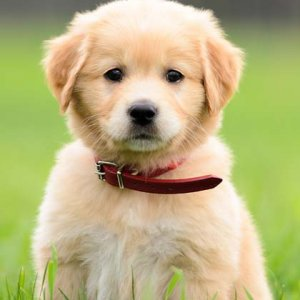
#> input picture hw2/dog1.jpg, 300 x 300 px
$ jupyter execute --allow-errors ex234.ipynb
#> lines starting #> are read from the running program, lines starting #| are printed output that depends on the picture; after the words box and inside, x2 and y2 are one past the last pixel; in counts of white or black regions, pixels touching at a corner belong together
[cell 1]
import io
import ipywidgets as widgets
import matplotlib.pyplot as plt
import PIL.Image
import numpy as np
import urllib
from skimage.transform import resize
from matplotlib.image import imread
import os
from IPython.display import display
from skimage import io as io_url
import cv2
import numpy as np
from PIL import Image

[cell 2]
# Create image widgets
image3_spatial = widgets.Image(format='png', width=500, height=500, description='Spatial')
image3_freq    = widgets.Image(format='png', width=500, height=500, description='Frequency')
sidebyside     = widgets.HBox([image3_spatial, image3_freq])

# Create slider/select widgets
slider_inner   = widgets.FloatSlider(value=0,      min=0, max=1,      step=0.01, description='Inner radius')
slider_outer   = widgets.FloatSlider(value=1.44/2, min=0, max=1.44/2, step=0.01, description='Outer radius')

buf            = io.BytesIO()

#> (the rest of this cell did not finish here and is left out)

[cell 3]
def read_img(img_path, img_size=(512, 512)):
  """
    + Đọc ảnh
    + Chuyển thành grayscale
    + Thay đổi kích thước ảnh thành img_size
  """
#> called with img_path = 'dog1.jpg', img_size = (512, 512)
  img = cv2.imread(img_path, 0)
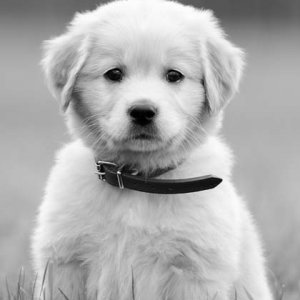
#> img: shape (300, 300); min 0, max 255, mean 175.9
  img = cv2.resize(img, img_size)
#> img: shape (512, 512)
#> call 2 of read_img, with img_path = 'dog2.jpg', img_size = (512, 512)
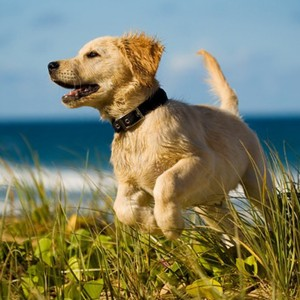
#> input picture hw2/dog2.jpg, 300 x 300 px
#> in read_img (call 2), `img = cv2.imread(img_path, 0)`:
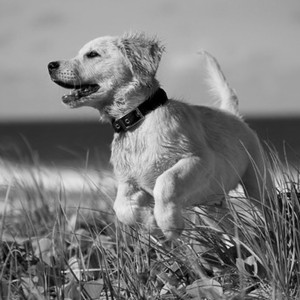
#> img: shape (300, 300); min 0, max 242, mean 124.3
  return img

def create_mask(img1, r):
#> called with r = 14
  h, w = img1.shape
#> h = 512; w = 512
  mask = np.zeros((h, w), dtype=np.float64)
  center = (h // 2, w // 2)
#> center = (256, 256)
  y, x = np.ogrid[:h, :w]
#> y = 512 values from 0 to 511
  mask_area = (x - center[1]) ** 2 + (y - center[0]) ** 2 <= r**2
  mask[mask_area] = 1
  return mask

def create_hybrid_img(img1, img2, r):
  """
  Create hydrid image
  Params:
    img1: numpy image 1
    img2: numpy image 2
    r: radius that defines the filled circle of frequency of image 1. Refer to the homework title to know more.
  """
  # You need to implement the function
  img1_transformed = np.fft.fft2(img1)
  img2_transformed = np.fft.fft2(img2)

  dft1_shifted = np.fft.fftshift(img1_transformed)
  dft2_shifted = np.fft.fftshift(img2_transformed)

  mask = create_mask(img1=img1, r=r)
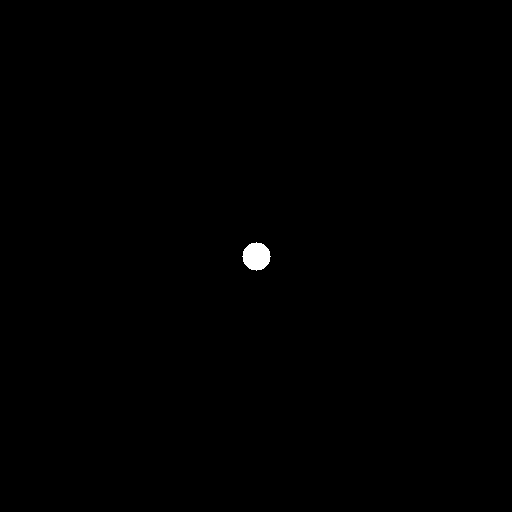
#> mask: shape (512, 512) float64; values 0 (black) and 1 (white), 0.23% white; 1 white region, box (x1, y1, x2, y2) and area: (242, 242, 271, 271) 613
  print(mask)
#> (printed output is left out)

  hybrid_dft = dft1_shifted * mask + dft2_shifted * (1 - mask)

  inv_hybrid_dft = np.fft.ifftshift(hybrid_dft)

  hybrid_img = np.fft.ifft2(inv_hybrid_dft)
  hybrid_img = np.real(hybrid_img)
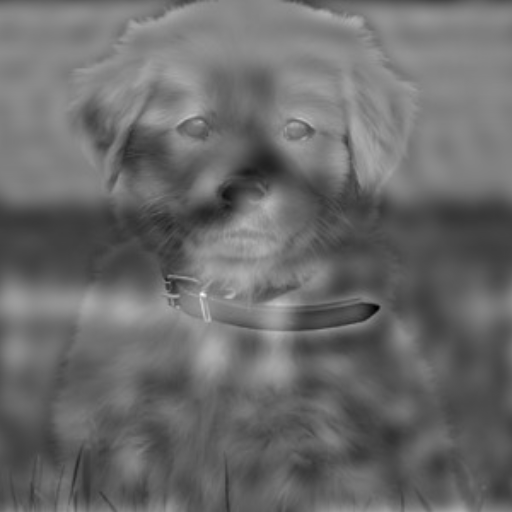
#> hybrid_img: shape (512, 512) float64; min -63.04, max 380.8, mean 124.2; drawn with min black and max white

  return hybrid_img
